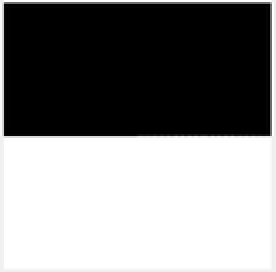
%> input picture sample_inp.png, 138 x 136 px, shrunk from 526 x 520 before the run (shown 2 times larger)
$ octave q5.m   (GNU Octave 9; MATLAB toolbox functions it lacks are replaced by stand-ins)
%> lines starting %> are read from the running program, lines starting %| are printed output that depends on the picture; in (x1, y1, x2, y2) boxes, pixels count from 0 and x2, y2 are one past the last pixel; in counts of white or black regions, pixels touching at a corner belong together; the program's own positions count from 1
close all

Filter = [1 1 1 ; 0 0 0 ; -1 -1 -1];

figure
blackwhite = imread('sample_inp.png');
%> blackwhite is the input picture: size 136x138x3 uint8; min 0, max 255, mean 133.5
blackwhite_edgeDetect = my_conv(blackwhite,Filter);
%> after the loop in my_conv, `for k = 1:dim`:
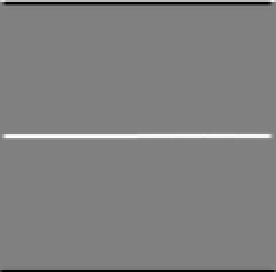
%> ret: size 136x138x3 double (shown 2 times larger); min -765, max 748, mean -0.3; drawn with min black and max white
imshow(blackwhite_edgeDetect);
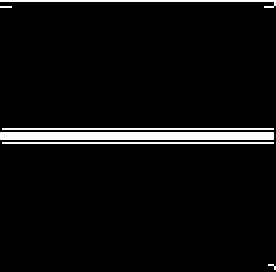
%> displayed picture: size 136x138x3, on the screen's scale of 0 to 255 (shown 2 times larger); 5.2% white; 6 white regions (2 under 20 px), largest, box (x1, y1, x2, y2) and area: (0, 66, 137, 70) 548, (0, 0, 138, 4) 145, (1, 64, 137, 65) 136, (1, 71, 137, 72) 136
title('sample\_inp.png after convolution');

blur = imread('blur.jpg');
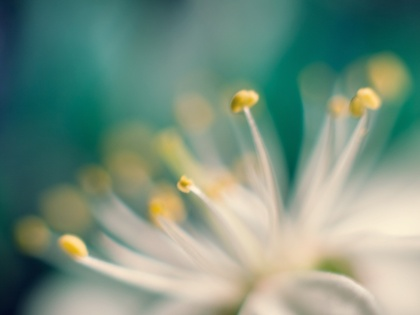
%> input picture blur.jpg, 420 x 315 px, shrunk from 1600 x 1200 before the run
%> blur is the input picture: size 315x420x3 uint8; mean R, G, B 118.6, 144.6, 127.7
test_image(blur,Filter);

lights = imread('lights.jpeg');
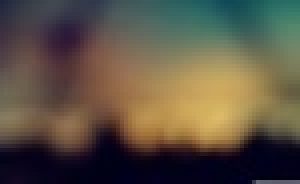
%> input picture lights.jpeg, 75 x 46 px, shrunk from 284 x 177 before the run (shown 4 times larger)
%> lights is the input picture: size 46x75x3 uint8; mean R, G, B 91.8, 82.5, 68.1
test_image(lights,Filter);

plant = imread('plant.jpg');
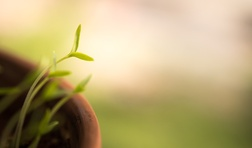
%> input picture plant.jpg, 252 x 148 px, shrunk from 960 x 563 before the run
%> plant is the input picture: size 148x252x3 uint8; mean R, G, B 182.8, 166.3, 118.2
test_image(plant,Filter);
%> call 3 of test_image, with filter = [1 1 1; 0 0 0; -1 -1 -1]

function test_image(image,filter)
	figure

	subplot(2,2,1);
	horizontal = my_conv(image,filter);
	imshow(horizontal);
	title('Regular Filter');

	subplot(2,2,2);
	vertical = my_conv(image,filter');
%> call 7 of my_conv, with filter = [1 0 -1; 1 0 -1; 1 0 -1]
%> after the loop in my_conv (call 7), `for k = 1:dim`:
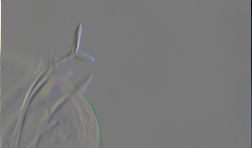
%> ret: size 148x252x3 double; mean R, G, B 0.6, 0.6, 0.5; drawn with min black and max white
%> in test_image (call 3), `imshow(total);`:
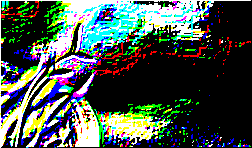
%> displayed picture: size 148x252x3, on the screen's scale of 0 to 255; mean R, G, B 71.5, 84.4, 77.7
	imshow(vertical);
	title('Transpose Filter');

	subplot(2,2,3);
	total = horizontal + vertical;
	imshow(total);
	title('Summation');

	subplot(2,2,4);
	imshow(image);
	title('Original Image');
end


function ret = my_conv(image,filter)
    dim = size(image,3);
    for k = 1:dim
        ret(:,:,k) = my_conv_helper(double(image(:,:,k)),double(filter));
    end
end

function ret = my_conv_helper(image,filter)
    padded_image = padarray(image, [1 1]);
    flipped_filter = rot90(filter,2);
    [x y] = size(padded_image);
    ret = zeros(x-2,y-2);
    for i = 2:(x-1)
        for j = 2:(y-1)
            ret(i-1,j-1) = sum(sum(padded_image(i-1:i+1,j-1:j+1) .* flipped_filter));
        end
    end
end
